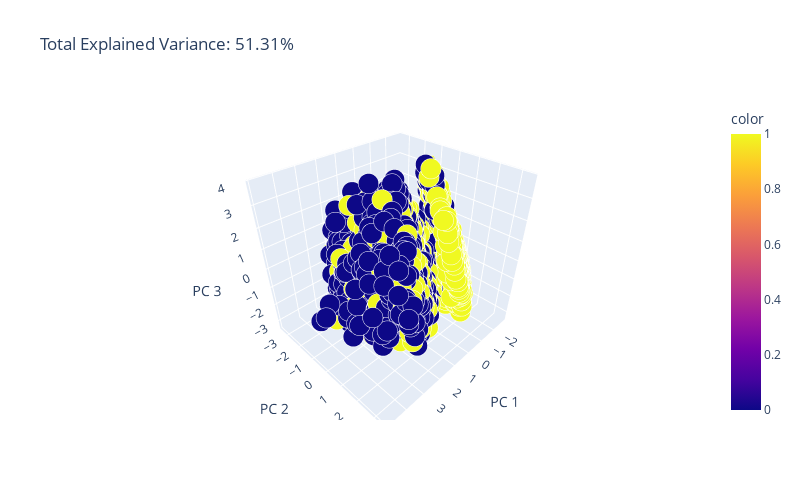

Here is the notebook cell this chart was saved with:
### Markdown cell above
PCA

### Code cell
pca = PCA(n_components=3)
components = pca.fit_transform(X)

total_var = pca.explained_variance_ratio_.sum() * 100

fig = px.scatter_3d(
    components, x=0, y=1, z=2, color=y, size=0.1*np.ones(len(X)), opacity = 1,
    title=f'Total Explained Variance: {total_var:.2f}%',
    labels={'0': 'PC 1', '1': 'PC 2', '2': 'PC 3'},
    width=800, height=500
)
fig.show()

### Figure 1 — Plotly figure (JSON) as saved in the notebook; plotly's stock layout.template omitted (floating-point values rounded to 4 significant figures; data arrays with more than 128 entries replaced by an {"elided": "..."} marker saying what was removed)
{"data": [{"hovertemplate": "PC 1=%{x}<br>PC 2=%{y}<br>PC 3=%{z}<br>size=%{marker.size}<br>color=%{marker.color}<extra></extra>", "legendgroup": "", "marker": {"color": {"elided": "8693 int values"}, "coloraxis": "coloraxis", "opacity": 1, "size": {"elided": "8693 float values"}, "sizemode": "area", "sizeref": 0.00025, "symbol": "circle"}, "mode": "markers", "name": "", "scene": "scene", "showlegend": false, "type": "scatter3d", "x": {"elided": "8693 float values"}, "y": {"elided": "8693 float values"}, "z": {"elided": "8693 float values"}}], "layout": {"coloraxis": {"colorbar": {"title": {"text": "color"}}, "colorscale": [[0, "#0d0887"], [0.1111, "#46039f"], [0.2222, "#7201a8"], [0.3333, "#9c179e"], [0.4444, "#bd3786"], [0.5556, "#d8576b"], [0.6667, "#ed7953"], [0.7778, "#fb9f3a"], [0.8889, "#fdca26"], [1, "#f0f921"]]}, "height": 500, "legend": {"itemsizing": "constant", "tracegroupgap": 0}, "scene": {"domain": {"x": [0, 1], "y": [0, 1]}, "xaxis": {"title": {"text": "PC 1"}}, "yaxis": {"title": {"text": "PC 2"}}, "zaxis": {"title": {"text": "PC 3"}}}, "title": {"text": "Total Explained Variance: 51.31%"}, "width": 800}}
